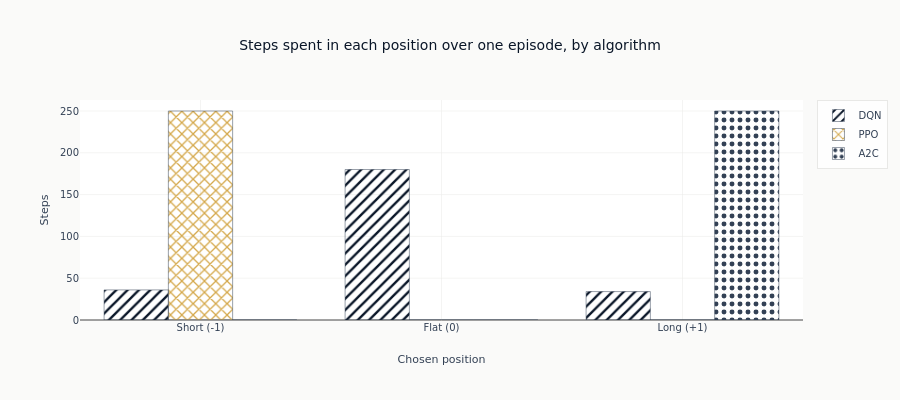

The code cell stored with this chart in its notebook:
### Markdown cell above
### The distribution of chosen positions

The middle panel above is hard to read once two policies sit on the same
line. Counting how many steps each policy spends in each position says the
same thing without the overplotting, and it is the diagnostic that separates
a policy that is trading from one that has settled on a single position and
stopped.

### Code cell
fig = go.Figure()
for name, traj in trajectories.items():
    chosen = traj["chosen_positions"]
    fig.add_trace(
        go.Bar(
            x=["Short (-1)", "Flat (0)", "Long (+1)"],
            y=[int(np.sum(chosen == v)) for v in (-1, 0, 1)],
            name=name,
            marker=dict(
                color=styles[name]["color"],
                pattern=dict(shape=styles[name]["pattern"]),
                line=dict(color=COLORS["neutral"], width=0.5),
            ),
        )
    )
fig.update_layout(
    title="Steps spent in each position over one episode, by algorithm",
    xaxis_title="Chosen position",
    yaxis_title="Steps",
    barmode="group",
    height=400,
)
show_plotly_with_alt(
    fig,
    "Grouped bars counting how many steps of one episode each algorithm spent short, flat and long.",
)

### Figure 1 — Plotly figure (JSON) as saved in the notebook; plotly's stock layout.template omitted (floating-point values rounded to 4 significant figures)
{"data": [{"marker": {"color": "#0a1628", "line": {"color": "#334155", "width": 0.5}, "pattern": {"shape": "/"}}, "name": "DQN", "type": "bar", "x": ["Short (-1)", "Flat (0)", "Long (+1)"], "y": [36, 180, 34]}, {"marker": {"color": "#D4A84B", "line": {"color": "#334155", "width": 0.5}, "pattern": {"shape": "x"}}, "name": "PPO", "type": "bar", "x": ["Short (-1)", "Flat (0)", "Long (+1)"], "y": [250, 0, 0]}, {"marker": {"color": "#334155", "line": {"color": "#334155", "width": 0.5}, "pattern": {"shape": "."}}, "name": "A2C", "type": "bar", "x": ["Short (-1)", "Flat (0)", "Long (+1)"], "y": [0, 0, 250]}], "layout": {"barmode": "group", "height": 400, "title": {"text": "Steps spent in each position over one episode, by algorithm"}, "xaxis": {"title": {"text": "Chosen position"}}, "yaxis": {"title": {"text": "Steps"}}}}
